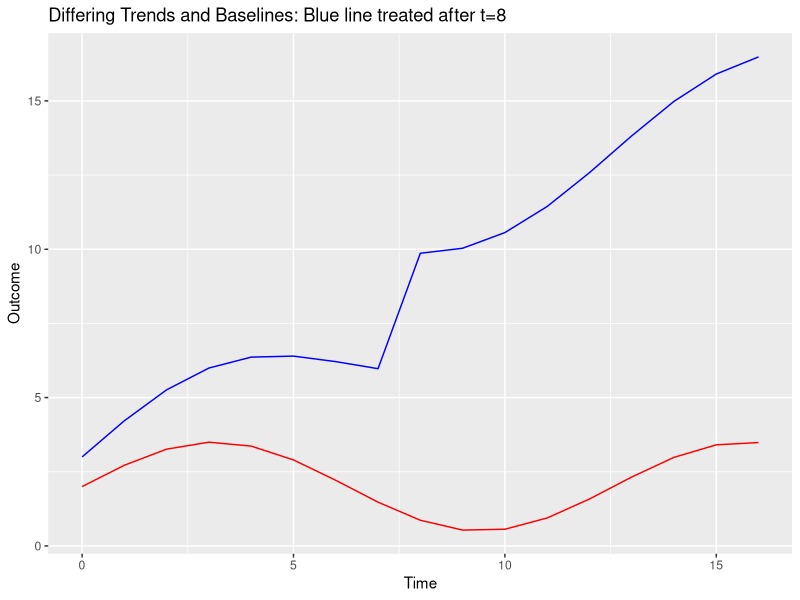

Reproduce this figure in R.
## ---- chunk 1
suppressMessages(suppressWarnings(library(ggplot2)))  # Plotting software for overlay graphics
xg<-seq(0,16,1) #x grid
#Generate functions
difdif1=function(x){
  2+1.5*sin(0.5*x)+1*1+4*1*(x>=8)+0.5*x*1
}
difdif0=function(x){
  2+1.5*sin(0.5*x)+1*0+4*0*(x>=8)+0.5*x*0
}
y1<-difdif1(xg)
y2<-difdif0(xg)

frame<-data.frame(xg,y1,y2) #Group in one data set

graph<-ggplot(data=frame,aes(x=xg))+geom_line(aes(y=y1),color="blue")+geom_line(aes(y=y2),color="red") + ylab("Outcome") + xlab("Time")+ggtitle("Differing Trends and Baselines: Blue line treated after t=8")
graph #Display Graph
